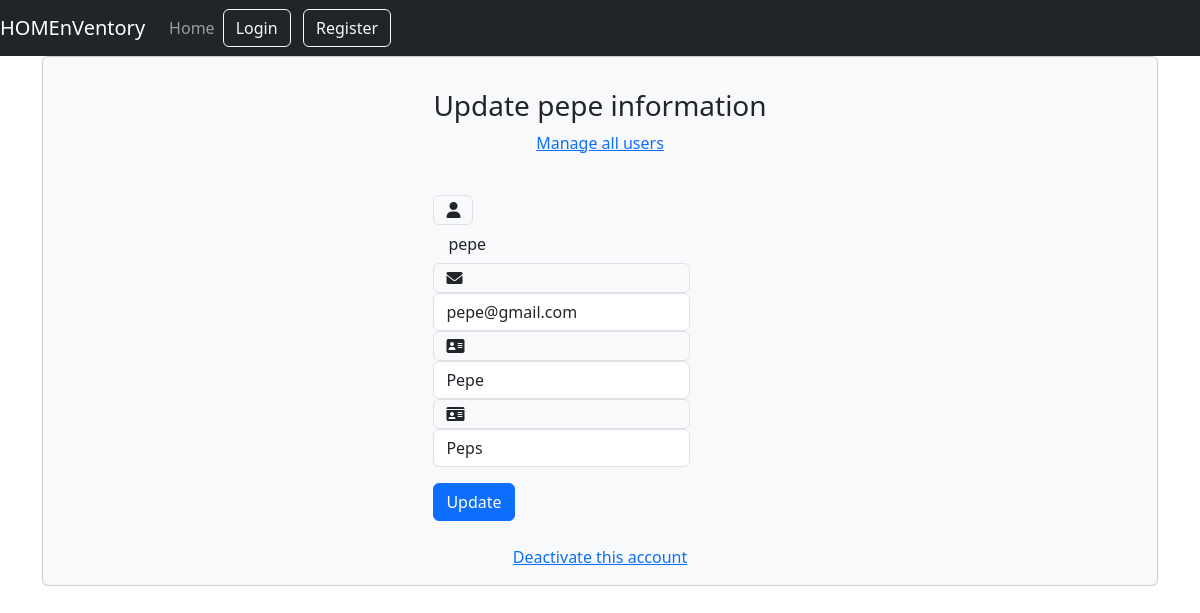
Before: /admin_update_user/pepe/ with the older database file.
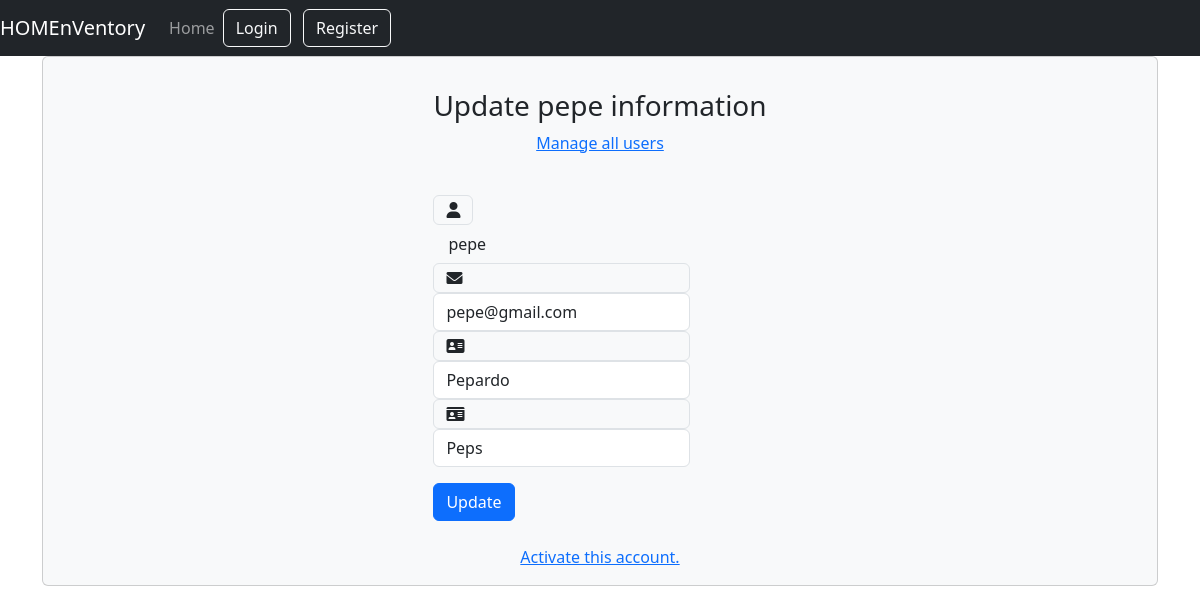
After: the same page with the newer database file.
### inventory/models.py (models this page shows, shortened)
class Account(AbstractUser):
    email = models.EmailField(verbose_name="email", max_length=60, unique=True)
    username = models.CharField(max_length=30, unique=True)
    date_joined = models.DateTimeField(verbose_name='date joined', auto_now_add=True)
    last_login = models.DateTimeField(verbose_name='last login', auto_now=True)
    is_admin = models.BooleanField(default=False)
    is_active = models.BooleanField(default=True)
    is_staff = models.BooleanField(default=False)
    is_superuser = models.BooleanField(default=False)
    first_name = models.CharField(max_length=20)
    last_name = models.CharField(max_length=25)
    USERNAME_FIELD = 'username'
    REQUIRED_FIELDS = ['email', 'first_name', 'last_name']
    objects = AccountManager()
    class Meta:
        verbose_name = 'Account'
        verbose_name_plural = 'Accounts'

### inventory/views.py (the view)
# urls.py: path('admin_update_user/<str:pk>/', views.admin_update_user_view, name='admin_update_user'),
def admin_update_user_view(request, pk):
    account = Account.objects.get(username=pk)
    form = AccountUpdateForm(instance=account)
    context = {}
    if request.POST:
        form = AccountUpdateForm(request.POST, instance=account)
        if form.is_valid():
            form.initial = {
                "username": request.POST['username'],
                "email": request.POST['email'],
                "first_name": request.POST['first_name'],
                "last_name": request.POST['last_name'],
                "is_active": request.POST.get("is_active", None)
            }
            form.save()
            messages.success(request, 'User information updated successfully.')
    else:
        form = AccountUpdateForm(
            initial={
                "username": account.username,
                "email": account.email,
                "first_name": account.first_name,
                "last_name": account.last_name,
                "is_active": account.is_active
            }
        )
    context['account_form'] = form
    return render(request, 'admin/admin_update_user.html', context)

### inventory/forms.py (shortened to what this page needs)
class AccountUpdateForm(forms.ModelForm):
    class Meta:
        model = Account
        fields = ('username', 'email', 'first_name', 'last_name', 'is_active')

### inventory/templates/admin/admin_update_user.html (shortened to what this page needs)
{% extends 'base.html'%}
{% block content %}
<div class="container">
    <div class="card bg-light">
        <article class="card-body mx-auto" style="max-width: 400px;">
            <form class="form-singin" method="post">
                <h3 class="card-title mt-3 text-center">Update {{account_form.initial.username}} information</h3>
                <p class="text-center"><a href="{% url 'admin_management' %}">Manage all users</a> </p>
                <br />
                {% include 'partials/_user_form.html' with readonly_username=True show_password_fields=False username_value=account_form.initial.username email_value=account_form.initial.email first_name_value=account_form.initial.first_name last_name_value=account_form.initial.last_name %}
                <button class="btn btn-primary btn-block" type="submit">Update</button>
            </form>
            <br />
            {% if account_form.initial.is_active%}
            <div class="d-flex flex-column">
                <a class="m-auto" href="{% url 'admin_deactivate_user' account_form.initial.username %}">Deactivate this account</a>
            </div>
            {% else %}
                <div class="d-flex flex-column">
                    <a class="m-auto" href="{% url 'admin_activate_user' account_form.initial.username %}">Activate this account.</a>
                </div>
            {% endif %}
        </article>
    </div>
</div>
{% endblock %}

### inventory/templates/partials/_user_form.html (shortened to what this page needs)
<div class="form-group input-group">
    <div class="input-group-prepend">
        <span class="input-group-text"> <i class="fa fa-user"></i> </span>
    </div>
    <input type="text" name="username"
       class="{% if readonly_username %}form-control-plaintext{% else %}form-control{% endif %}"
       id="inputUsername" placeholder="Username" required
       {% if readonly_username %}readonly value="{{ username_value }}" style="text-indent: 1em;"{% endif %}
       {% if not readonly_username and username_value %}value="{{ username_value }}"{% endif %}>
</div>
<div class="form-group input-group">
    <div class="input-group-prepend">
        <span class="input-group-text"> <i class="fa fa-envelope"></i></span>
        <input type="email" name="email" id="inputEmail" class="form-control"
               placeholder="Email address" required
               {% if email_value %}value="{{ email_value }}"{% endif %}>
    </div>
</div>
<div class="form-group input-group">
    <div class="input-group-prepend">
        <span class="input-group-text"> <i class="fa fa-address-card"></i></span>
        <input type="text" name="first_name" id="inputFirstName" class="form-control"
               placeholder="First name" required
               {% if first_name_value %}value="{{ first_name_value }}"{% endif %}>
    </div>
</div>
<div class="form-group input-group">
    <div class="input-group-prepend">
        <span class="input-group-text"> <i class="fa fa-id-card"></i></span>
        <input type="text" name="last_name" id="inputLastName" class="form-control"
               placeholder="Last name" required
               {% if last_name_value %}value="{{ last_name_value }}"{% endif %}>
    </div>
</div>

Changed rows visible on the page:
changed Account "pepe": first_name "Pepe" → "Pepardo"
Other visible differences:
text no longer shown: "Deactivate this account"
text now shown: "Activate this account."
